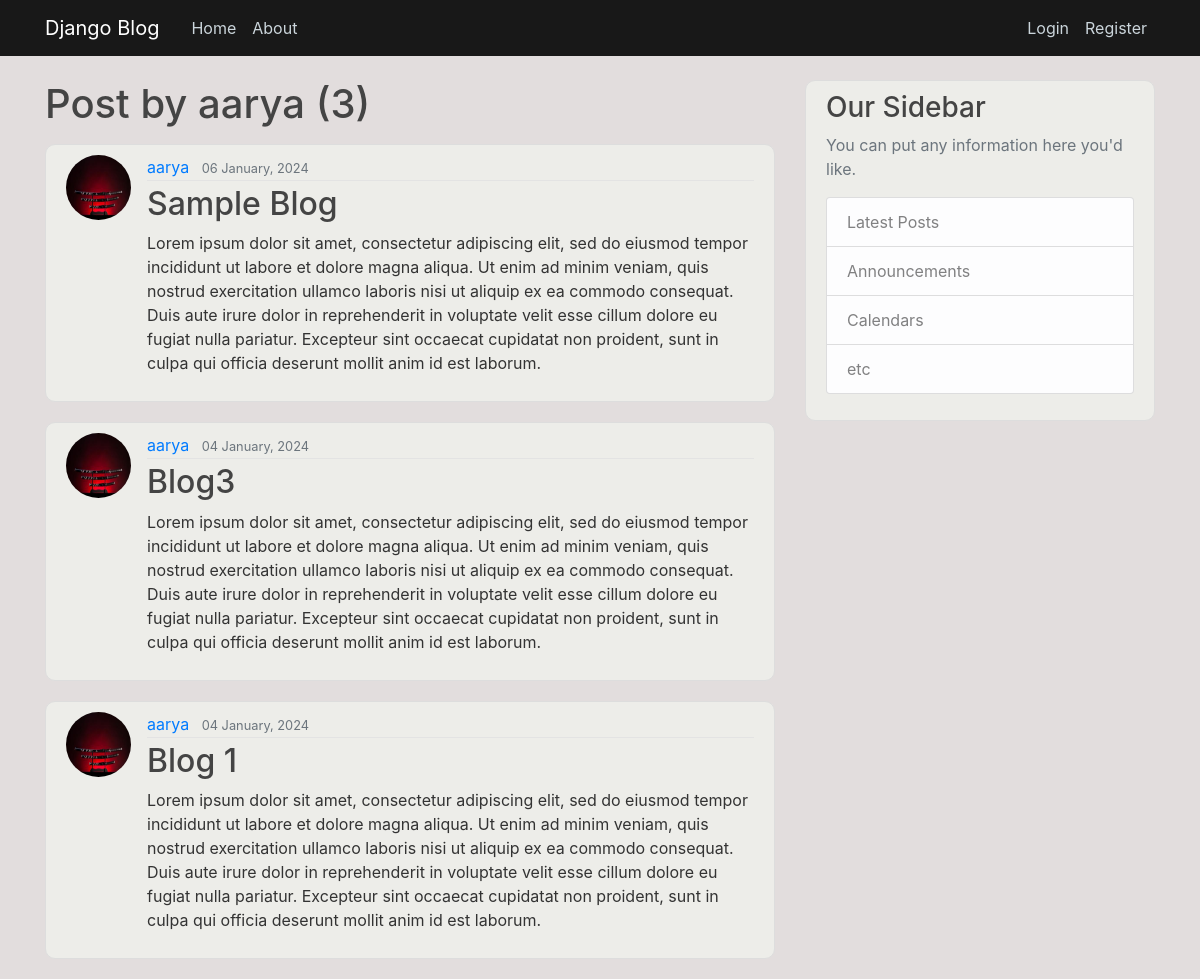
Before: /user/aarya with the older database file.
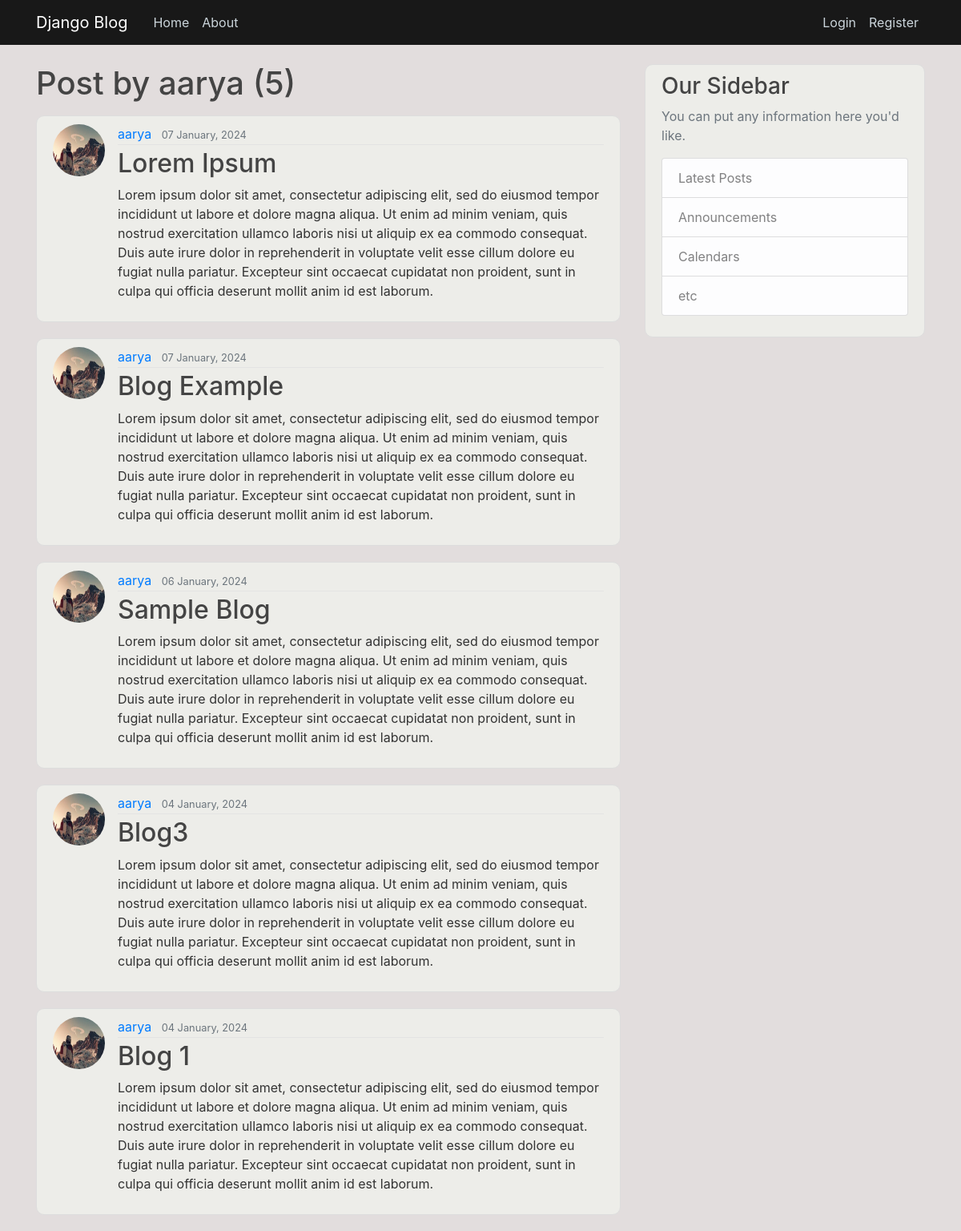
After: the same page with the newer database file.
### blog/models.py (models this page shows, shortened)
class Post(models.Model):
    title = models.CharField(max_length=100)
    content = models.TextField()
    date_posted = models.DateTimeField(default=timezone.now)
    author = models.ForeignKey(User, on_delete=models.CASCADE)

### users/models.py (models this page shows, shortened)
class Profile(models.Model):
    user = models.OneToOneField(User, on_delete=models.CASCADE)
    image = models.ImageField(default='default.jpg', upload_to='profile_pics')

### blog/views.py (the view)
# urls.py: path('user/<str:username>', UserPostListView.as_view(), name='user-posts'),
class UserPostListView(ListView):
    model = Post
    template_name = 'blog/user_posts.html'
    context_object_name = 'posts'
    paginate_by = 5
    def get_queryset(self):
        user = get_object_or_404(User, username=self.kwargs.get('username'))
        return Post.objects.filter(author=user).order_by('-date_posted')

### blog/templates/blog/user_posts.html (shortened to what this page needs)
{% extends "blog/base.html" %}
{% block content %}
   <h1 class="mb-3">Post by {{ view.kwargs.username }} ({{ page_obj.paginator.count }})</h1>
  {% for post in posts %}
    <article class="media content-section">
      <img class="rounded-circle article-img" src="{{ post.author.profile.image.url }}">
      <div class="media-body">
        <div class="article-metadata">
          <a class="mr-2" href="{% url 'user-posts' post.author.username %}" >{{ post.author }}</a>
          <small class="text-muted">{{ post.date_posted|date:"d F, Y" }}</small>
        </div>
        <h2><a class="article-title" href="{% url 'post-detail' post.id %}">{{ post.title }}</a></h2>
        <p class="article-content">{{ post.content }}</p>
      </div>
    </article>
  {% endfor %}
{% endblock content %}

### blog/templates/blog/base.html (shortened to what this page needs)
{% load static %}
<!DOCTYPE html>
<html lang="en">
<head>
  <link rel="stylesheet" href="https://cdn.jsdelivr.net/npm/bootstrap@4.3.1/dist/css/bootstrap.min.css"
>
  <link rel="stylesheet" type="text/css" href="{% static 'blog/main.css' %}">
</head>
<body>
  <header class="site-header">
    <nav class="navbar navbar-expand-md navbar-dark bg-steel fixed-top">
      <div class="container">
        <a class="navbar-brand mr-4" href="{% url 'blog-home' %}">Django Blog</a>
        <div class="collapse navbar-collapse" id="navbarToggle">
          <div class="navbar-nav mr-auto">
            <a class="nav-item nav-link" href="{% url 'blog-home' %}">Home</a>
            <a class="nav-item nav-link" href="{% url 'blog-about' %}">About</a>
          </div>
          <div class="navbar-nav">
            {% if user.is_authenticated %}
              <form action="{% url 'logout' %}" method="post">
                {% csrf_token %}
                <button type="submit" class="nav-item nav-link" style="border: none; background: none; cursor: pointer;">Logout</button>
              </form>
              <a class="nav-item nav-link" href="{% url 'profile' %}">Profile</a>
            {% else %}
              <a class="nav-item nav-link" href="{% url 'login' %}">Login</a>
              <a class="nav-item nav-link" href="{% url 'register' %}">Register</a>
            {% endif %}
          </div>
        </div>
      </div>
    </nav>
  </header>
  <main role="main" class="container">
    <div class="row">
      <div class="col-md-8">
        {% block content %}{% endblock %}
      </div>
      <div class="col-md-4">
        <div class="content-section">
          <h3>Our Sidebar</h3>
          <p class='text-muted'>You can put any information here you'd like.
            <ul class="list-group">
              <li class="list-group-item list-group-item-light">Latest Posts</li>
              <li class="list-group-item list-group-item-light">Announcements</li>
              <li class="list-group-item list-group-item-light">Calendars</li>
              <li class="list-group-item list-group-item-light">etc</li>
            </ul>
          </p>
        </div>
      </div>
    </div>
  </main>
</body>
</html>

### blog/static/blog/main.css (style rules this page uses)
body { background: #e2dddd; color: #333333; margin-top: 5rem; }
h1, h2, h3, h4, h5, h6 { color: #444444; }
ul { margin: 0; }
.bg-steel { background-color: #181818; }
.site-header .navbar-nav .nav-link { color: #cbd5db; }
.content-section { background: #edede9; padding: 10px 20px; border: 1px solid #dddddd; border-radius: 10px; margin-bottom: 20px; }
.article-title { color: #444444; }
.article-content { white-space: pre-line; }
.article-img { height: 65px; width: 65px; margin-right: 16px; }
.article-metadata { padding-bottom: 1px; margin-bottom: 4px; border-bottom: 1px solid #e3e3e3 }

Changed rows visible on the page:
added Post: author.profile.image (picture), author "aarya", date_posted "07 January, 2024", title "Lorem Ipsum", content "Lorem ipsum dolor sit amet, consectetur adipiscing elit, sed do eiusmod tempor incididunt ut labore et dolore magna aliqua. Ut enim ad minim veniam, quis nostrud exercitation ullamco laboris nisi ut aliquip ex ea commodo consequat. Duis aute irure dolor in reprehenderit in voluptate velit esse cillum dolore eu fugiat nulla pariatur. Excepteur sint occaecat cupidatat non proident, sunt in culpa qui officia deserunt mollit anim id est laborum."
added Post: author.profile.image (picture), author "aarya", date_posted "07 January, 2024", title "Blog Example", content "Lorem ipsum dolor sit amet, consectetur adipiscing elit, sed do eiusmod tempor incididunt ut labore et dolore magna aliqua. Ut enim ad minim veniam, quis nostrud exercitation ullamco laboris nisi ut aliquip ex ea commodo consequat. Duis aute irure dolor in reprehenderit in voluptate velit esse cillum dolore eu fugiat nulla pariatur. Excepteur sint occaecat cupidatat non proident, sunt in culpa qui officia deserunt mollit anim id est laborum."
changed through a linked row, Post "Sample Blog": author.profile.image: a different picture
changed through a linked row, Post "Blog3": author.profile.image: a different picture
changed through a linked row, Post "Blog 1": author.profile.image: a different picture
Other visible differences:
{{ page_obj.paginator.count }}: "3" → "5"
